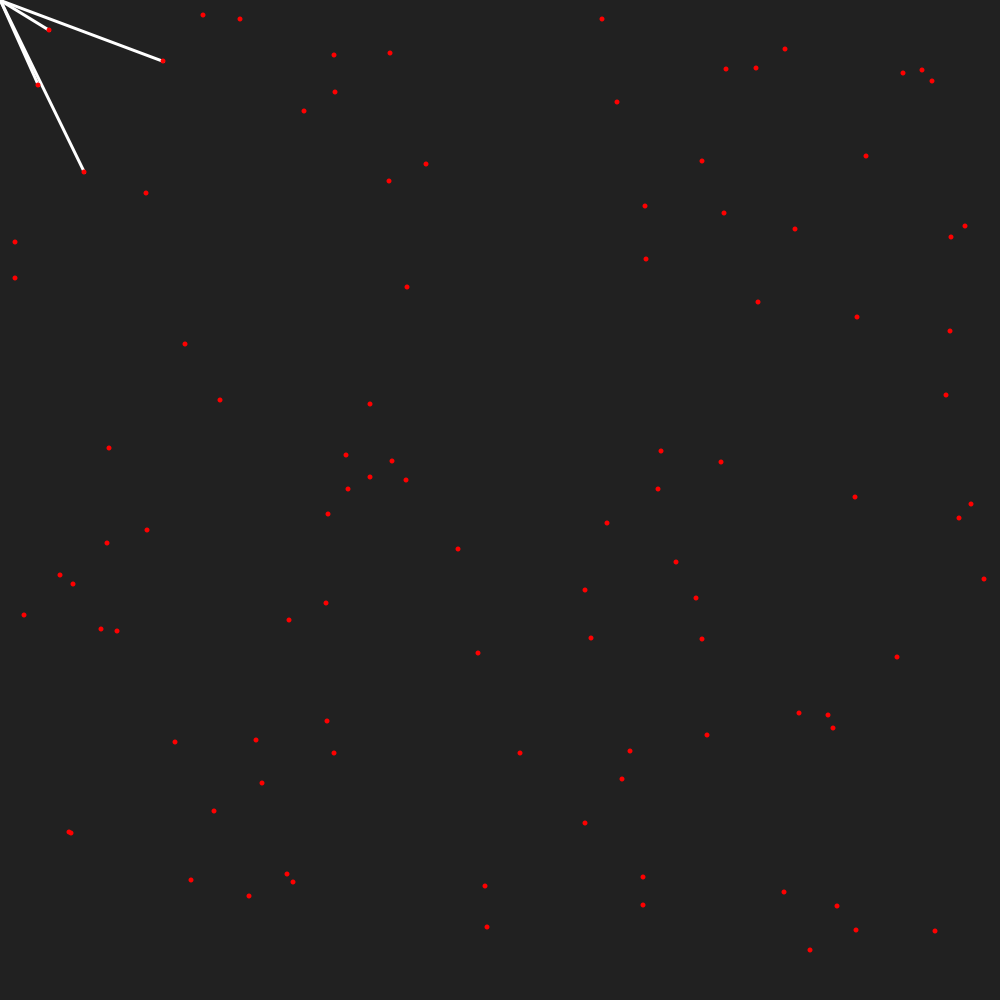
Frame 1 (no input)
Frame 60 (the mouse pressed at the canvas centre just before this capture): identical to frame 1, image omitted
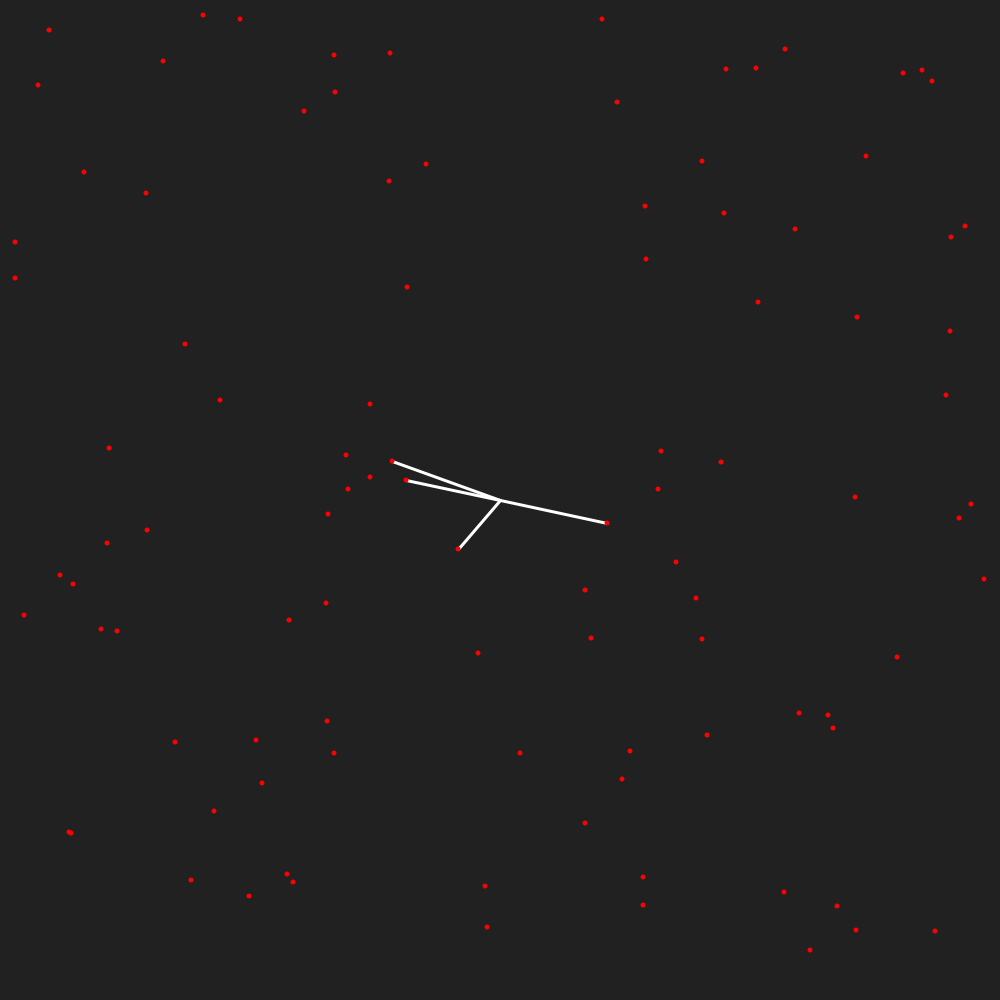
Frame 120 (the mouse held since frame 60 and released just before this capture)

The Processing sketch that drew these frames (run headless with seeded random() and noise(); from frame 60 on, the mouse is pressed at the canvas centre):

// Processing sketch: kNN_Visualizer
// ── kNN_Visualizer.pde

int count = 100;

int kNN = 4;

PVector points[];

void setup() { 
  size(1000, 1000);
  background(#212121);
  
  points = new PVector[count];
  makePoints();
} 

void draw() { 
  background(#212121);
  
  PVector cursor = new PVector(mouseX, mouseY);
  PVector[] neighbours = getNearest(kNN, cursor);
  for(int i = 0; i < neighbours.length; i++) { 
    fill(#ffffff);
    stroke(#ffffff);
    strokeWeight(3);
    line(cursor.x, cursor.y, neighbours[i].x, neighbours[i].y);
  }
  displayPoints();
} 

PVector[] getNearest(int k, PVector v) {
  PVector pnts[] = new PVector[k];
  sortPoints(v);
  for(int i = 0; i < k; i++) { 
    pnts[i] = points[i];
  }
  return pnts;
}

boolean isSorted(float array[]) {
  boolean tmp = true;
  for(int i = 0; i < array.length -1; i++) { 
    if(array[i] > array[i+1]) tmp = false;
  }
  return tmp;
}

void sortPoints(PVector v) {
  //print("sorting...");
  float distances[] = new float[count];
  for(int i = 0; i < count; i++) { 
    distances[i] = dist(v.x, v.y, points[i].x, points[i].y);
  }
  while(!isSorted(distances)) {
    for(int i = 0; i < count -1; i++) { 
      if(distances[i] > distances[i +1]) {
        float f = distances[i];
        distances[i] = distances[i +1];
        distances[i +1] = f;
        
        PVector p = points[i];
        points[i] = points[i +1];
        points[i +1] = p;
      }
    }
  }
  //print("sorted.\n");
}

void makePoints() {
  for(int i = 0; i < count; i++) { 
    points[i] = new PVector((int)random(width), (int)random(height));
  }
}

void displayPoints() {
  int size = 5;
  noStroke();
  fill(#ff0000);
  for(int i = 0; i < count; i++) { 
    ellipse(points[i].x, points[i].y, size, size);
  }
}

void keyPressed() {
  if(keyCode == UP) {
    kNN++;
    println("k: " + kNN);
  }
  else if(keyCode == DOWN && kNN != 0) {
    kNN--;
    println("k: " + kNN);
  }
}
